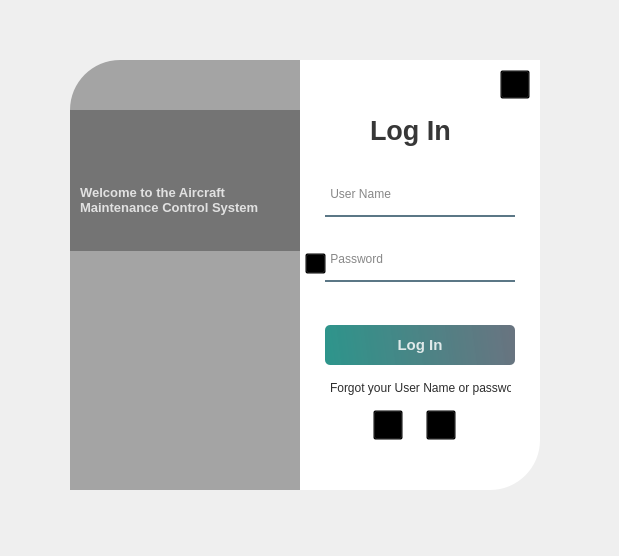
<?xml version="1.0" encoding="UTF-8"?>
<ui version="4.0">
 <class>LoginWindow</class>
 <widget class="QWidget" name="LoginWindow">
  <property name="geometry">
   <rect>
    <x>0</x>
    <y>0</y>
    <width>619</width>
    <height>556</height>
   </rect>
  </property>
  <property name="windowTitle">
   <string>Form</string>
  </property>
  <widget class="QWidget" name="widget" native="true">
   <property name="geometry">
    <rect>
     <x>30</x>
     <y>30</y>
     <width>550</width>
     <height>500</height>
    </rect>
   </property>
   <property name="styleSheet">
    <string notr="true">QPushButton#loginBtn{
	background-color: qlineargradient(spread:pad, x1:0, y1:0.505682, x2:1, y2:0.477, stop:0 rgba(11,131,120,219),stop:1 rgba(85,98,112,226));
	color:rgba(255,255,255,210);
	border-radius:5px;
}
QPushButton#loginBtn:hover{
background-color: qlineargradient(spread:pad, x1:0, y1:0.505682, x2:1, y2:0.477, stop:0 rgba(150,123,111,219),stop:1 rgba(85,81,84,226));
}
QPushButton#loginBtn:pressed{
padding-left:5px;
padding-top:5px;
background-color:rgba(150,123,111,255)
}



QPushButton#twitterBtn{
	background-color:  rgba(0,0,0,0);
	color:rgba(85,98,112,255);
}
QPushButton#twitterBtn:hover{
color: rgba(131,96,53,255);
}
QPushButton#twitterBtn:pressed{
padding-left:5px;
padding-top:5px;
color:rgba(91,88,53,255)
}

QPushButton#instagramBtn{
	background-color:  rgba(0,0,0,0);
	color:rgba(85,98,112,255);
}
QPushButton#instagramBtn:hover{
color: rgba(131,96,53,255);
}
QPushButton#instagramBtn:pressed{
padding-left:5px;
padding-top:5px;
color:rgba(91,88,53,255)
}

QPushButton#closeBtn{
	background-color:  rgba(0,0,0,0);
	color:rgba(85,98,112,255);
}
QPushButton#closeBtn:hover{
color: rgba(131,96,53,255);
}
QPushButton#closeBtn:pressed{
padding-left:5px;
padding-top:5px;
color:rgba(91,88,53,255)
}


QPushButton#echoModeBtn{
	background-color:  rgba(0,0,0,0);
	color:rgba(85,98,112,255);
}
QPushButton#echoModeBtn:hover{
color: rgba(131,96,53,255);
}
QPushButton#echoModeBtn:pressed{
padding-left:5px;
padding-top:5px;
color:rgba(91,88,53,255)
}

</string>
   </property>
   <widget class="QLabel" name="label">
    <property name="geometry">
     <rect>
      <x>40</x>
      <y>30</y>
      <width>280</width>
      <height>430</height>
     </rect>
    </property>
    <property name="styleSheet">
     <string notr="true">border-image: url(:/images/Screenshot_2.png);
border-top-left-radius:50px</string>
    </property>
    <property name="text">
     <string/>
    </property>
   </widget>
   <widget class="QLabel" name="label_2">
    <property name="geometry">
     <rect>
      <x>40</x>
      <y>30</y>
      <width>280</width>
      <height>430</height>
     </rect>
    </property>
    <property name="styleSheet">
     <string notr="true">background-color:rgba(0,0,0,80);
border-top-left-radius:50px;</string>
    </property>
    <property name="text">
     <string/>
    </property>
   </widget>
   <widget class="QLabel" name="label_3">
    <property name="geometry">
     <rect>
      <x>270</x>
      <y>30</y>
      <width>240</width>
      <height>430</height>
     </rect>
    </property>
    <property name="styleSheet">
     <string notr="true">background-color:rgba(255,255,255,255);
border-bottom-right-radius:50px</string>
    </property>
    <property name="text">
     <string/>
    </property>
   </widget>
   <widget class="QLabel" name="label_4">
    <property name="geometry">
     <rect>
      <x>340</x>
      <y>80</y>
      <width>100</width>
      <height>40</height>
     </rect>
    </property>
    <property name="font">
     <font>
      <pointsize>20</pointsize>
      <weight>75</weight>
      <bold>true</bold>
     </font>
    </property>
    <property name="styleSheet">
     <string notr="true">color:rgba(0,0,0,200);</string>
    </property>
    <property name="text">
     <string>Log In</string>
    </property>
   </widget>
   <widget class="QLineEdit" name="userNameTxt">
    <property name="geometry">
     <rect>
      <x>295</x>
      <y>150</y>
      <width>190</width>
      <height>37</height>
     </rect>
    </property>
    <property name="font">
     <font>
      <pointsize>9</pointsize>
     </font>
    </property>
    <property name="styleSheet">
     <string notr="true">background-color:rgba(0,0,0,0);
border:none;
border-bottom:2px solid rgba(46,82,101,200);
color:rgba(0,0,0,240);
padding-bottom:7px;</string>
    </property>
    <property name="placeholderText">
     <string> User Name</string>
    </property>
   </widget>
   <widget class="QLineEdit" name="passwordTxt">
    <property name="geometry">
     <rect>
      <x>295</x>
      <y>215</y>
      <width>190</width>
      <height>37</height>
     </rect>
    </property>
    <property name="font">
     <font>
      <pointsize>9</pointsize>
     </font>
    </property>
    <property name="styleSheet">
     <string notr="true">background-color:rgba(0,0,0,0);
border:none;
border-bottom:2px solid rgba(46,82,101,200);
color:rgba(0,0,0,240);
padding-bottom:7px;</string>
    </property>
    <property name="echoMode">
     <enum>QLineEdit::Password</enum>
    </property>
    <property name="placeholderText">
     <string> Password</string>
    </property>
   </widget>
   <widget class="QPushButton" name="loginBtn">
    <property name="geometry">
     <rect>
      <x>295</x>
      <y>295</y>
      <width>190</width>
      <height>40</height>
     </rect>
    </property>
    <property name="font">
     <font>
      <pointsize>11</pointsize>
      <weight>75</weight>
      <bold>true</bold>
     </font>
    </property>
    <property name="text">
     <string>Log In</string>
    </property>
   </widget>
   <widget class="QLabel" name="forgotLbl">
    <property name="geometry">
     <rect>
      <x>300</x>
      <y>350</y>
      <width>181</width>
      <height>16</height>
     </rect>
    </property>
    <property name="styleSheet">
     <string notr="true">color:rgba(0,0,0,210);</string>
    </property>
    <property name="text">
     <string>Forgot your User Name or password?</string>
    </property>
   </widget>
   <widget class="QWidget" name="horizontalLayoutWidget">
    <property name="geometry">
     <rect>
      <x>320</x>
      <y>380</y>
      <width>131</width>
      <height>31</height>
     </rect>
    </property>
    <layout class="QHBoxLayout" name="horizontalLayout">
     <property name="spacing">
      <number>0</number>
     </property>
     <item>
      <widget class="QPushButton" name="twitterBtn">
       <property name="maximumSize">
        <size>
         <width>30</width>
         <height>30</height>
        </size>
       </property>
       <property name="font">
        <font>
         <family>Social Media Circled</family>
         <pointsize>15</pointsize>
        </font>
       </property>
       <property name="text">
        <string/>
       </property>
       <property name="icon">
        <iconset resource="loginUi.qrc">
         <normaloff>:/İmages/black-icon/twitter.svg</normaloff>:/İmages/black-icon/twitter.svg</iconset>
       </property>
      </widget>
     </item>
     <item>
      <widget class="QPushButton" name="instagramBtn">
       <property name="maximumSize">
        <size>
         <width>30</width>
         <height>30</height>
        </size>
       </property>
       <property name="font">
        <font>
         <family>Social Media Circled</family>
         <pointsize>15</pointsize>
        </font>
       </property>
       <property name="text">
        <string/>
       </property>
       <property name="icon">
        <iconset resource="loginUi.qrc">
         <normaloff>:/İmages/black-icon/instagram.svg</normaloff>:/İmages/black-icon/instagram.svg</iconset>
       </property>
      </widget>
     </item>
    </layout>
   </widget>
   <widget class="QLabel" name="label_6">
    <property name="geometry">
     <rect>
      <x>40</x>
      <y>80</y>
      <width>230</width>
      <height>141</height>
     </rect>
    </property>
    <property name="styleSheet">
     <string notr="true">background-color:rgba(0,0,0,75);</string>
    </property>
    <property name="text">
     <string/>
    </property>
   </widget>
   <widget class="QLabel" name="logoLbl">
    <property name="geometry">
     <rect>
      <x>40</x>
      <y>80</y>
      <width>231</width>
      <height>51</height>
     </rect>
    </property>
    <property name="styleSheet">
     <string notr="true">border-image: url(:/images/skyolympos_logo_son.png);
border-top-left-radius:50px</string>
    </property>
    <property name="text">
     <string/>
    </property>
   </widget>
   <widget class="QLabel" name="welcomeLbl">
    <property name="geometry">
     <rect>
      <x>50</x>
      <y>145</y>
      <width>220</width>
      <height>50</height>
     </rect>
    </property>
    <property name="font">
     <font>
      <pointsize>10</pointsize>
      <weight>75</weight>
      <bold>true</bold>
     </font>
    </property>
    <property name="styleSheet">
     <string notr="true">color:rgba(255,255,255,200);</string>
    </property>
    <property name="text">
     <string>Welcome to the Aircraft
Maintenance Control System</string>
    </property>
   </widget>
   <widget class="QPushButton" name="closeBtn">
    <property name="geometry">
     <rect>
      <x>470</x>
      <y>40</y>
      <width>30</width>
      <height>29</height>
     </rect>
    </property>
    <property name="maximumSize">
     <size>
      <width>30</width>
      <height>30</height>
     </size>
    </property>
    <property name="font">
     <font>
      <family>Social Media Circled</family>
      <pointsize>15</pointsize>
     </font>
    </property>
    <property name="text">
     <string/>
    </property>
    <property name="icon">
     <iconset resource="loginUi.qrc">
      <normaloff>:/İmages/black-icon/x.svg</normaloff>:/İmages/black-icon/x.svg</iconset>
    </property>
   </widget>
   <widget class="QPushButton" name="echoModeBtn">
    <property name="geometry">
     <rect>
      <x>275</x>
      <y>223</y>
      <width>21</width>
      <height>21</height>
     </rect>
    </property>
    <property name="maximumSize">
     <size>
      <width>30</width>
      <height>30</height>
     </size>
    </property>
    <property name="font">
     <font>
      <family>Social Media Circled</family>
      <pointsize>15</pointsize>
     </font>
    </property>
    <property name="text">
     <string/>
    </property>
    <property name="icon">
     <iconset resource="loginUi.qrc">
      <normaloff>:/İmages/black-icon/key.svg</normaloff>:/İmages/black-icon/key.svg</iconset>
    </property>
   </widget>
  </widget>
 </widget>
 <resources>
  <include location="loginUi.qrc"/>
 </resources>
 <connections>
  <connection>
   <sender>closeBtn</sender>
   <signal>clicked()</signal>
   <receiver>LoginWindow</receiver>
   <slot>close()</slot>
   <hints>
    <hint type="sourcelabel">
     <x>517</x>
     <y>86</y>
    </hint>
    <hint type="destinationlabel">
     <x>309</x>
     <y>277</y>
    </hint>
   </hints>
  </connection>
 </connections>
</ui>
